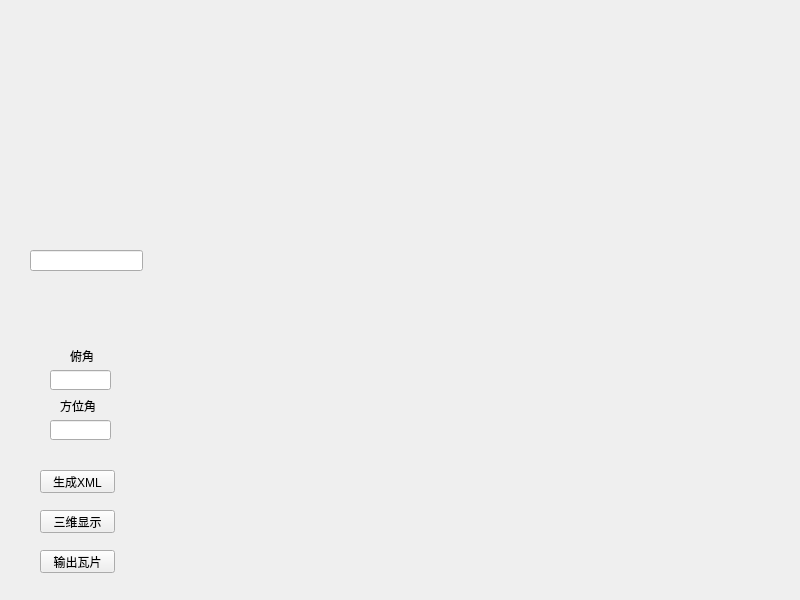
<?xml version="1.0" encoding="UTF-8"?>
<ui version="4.0">
 <class>Widget</class>
 <widget class="QWidget" name="Widget">
  <property name="geometry">
   <rect>
    <x>0</x>
    <y>0</y>
    <width>800</width>
    <height>600</height>
   </rect>
  </property>
  <property name="windowTitle">
   <string>Widget</string>
  </property>
  <widget class="QPushButton" name="Output">
   <property name="geometry">
    <rect>
     <x>40</x>
     <y>550</y>
     <width>75</width>
     <height>23</height>
    </rect>
   </property>
   <property name="text">
    <string>输出瓦片</string>
   </property>
  </widget>
  <widget class="QWidget" name="widget" native="true">
   <property name="geometry">
    <rect>
     <x>160</x>
     <y>30</y>
     <width>591</width>
     <height>511</height>
    </rect>
   </property>
  </widget>
  <widget class="QLabel" name="label_2">
   <property name="geometry">
    <rect>
     <x>70</x>
     <y>350</y>
     <width>54</width>
     <height>12</height>
    </rect>
   </property>
   <property name="text">
    <string>俯角</string>
   </property>
  </widget>
  <widget class="QLineEdit" name="lineEdit_3">
   <property name="geometry">
    <rect>
     <x>50</x>
     <y>370</y>
     <width>61</width>
     <height>20</height>
    </rect>
   </property>
  </widget>
  <widget class="QLineEdit" name="lineEdit_4">
   <property name="geometry">
    <rect>
     <x>50</x>
     <y>420</y>
     <width>61</width>
     <height>20</height>
    </rect>
   </property>
  </widget>
  <widget class="QLabel" name="label_3">
   <property name="geometry">
    <rect>
     <x>60</x>
     <y>400</y>
     <width>54</width>
     <height>12</height>
    </rect>
   </property>
   <property name="text">
    <string>方位角</string>
   </property>
  </widget>
  <widget class="QPushButton" name="OutputXml">
   <property name="geometry">
    <rect>
     <x>40</x>
     <y>470</y>
     <width>75</width>
     <height>23</height>
    </rect>
   </property>
   <property name="text">
    <string>生成XML</string>
   </property>
  </widget>
  <widget class="QPushButton" name="Show3DModle">
   <property name="geometry">
    <rect>
     <x>40</x>
     <y>510</y>
     <width>75</width>
     <height>23</height>
    </rect>
   </property>
   <property name="text">
    <string>三维显示</string>
   </property>
  </widget>
  <widget class="QLineEdit" name="lineEdit">
   <property name="geometry">
    <rect>
     <x>30</x>
     <y>250</y>
     <width>113</width>
     <height>21</height>
    </rect>
   </property>
  </widget>
 </widget>
 <resources/>
 <connections/>
</ui>
